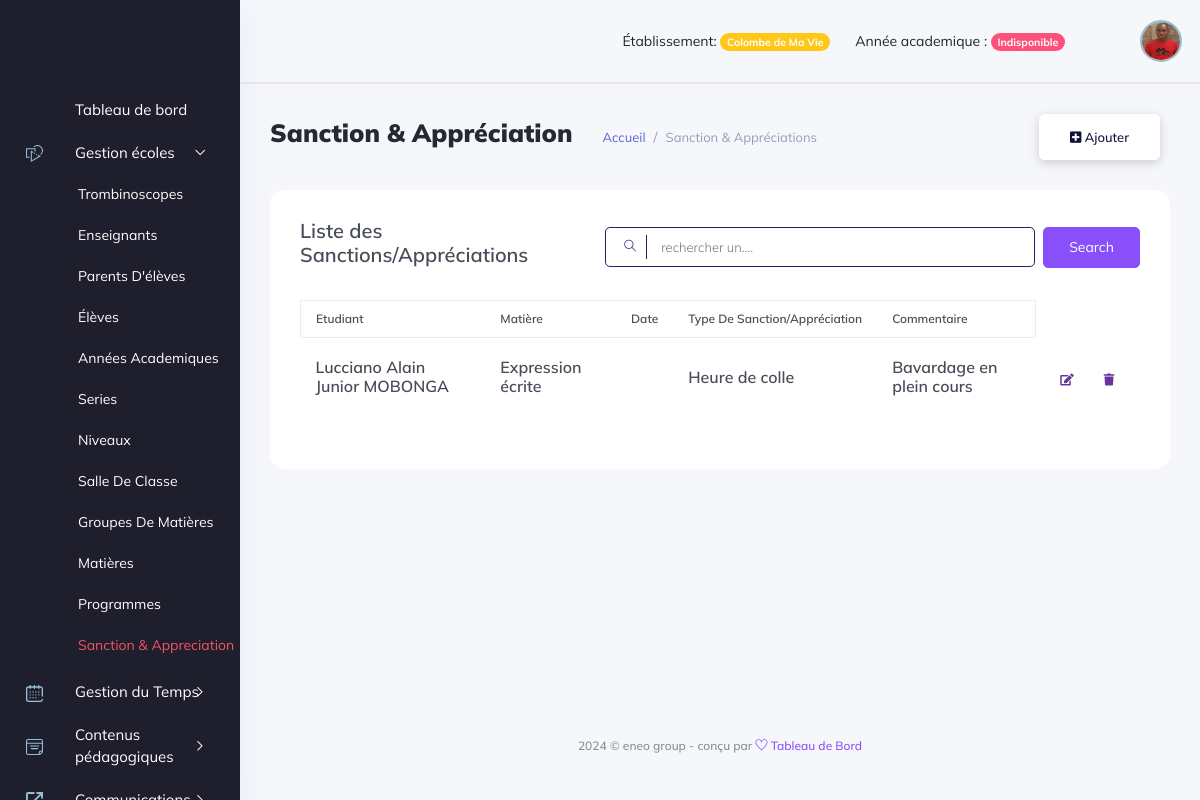
/manager_dashboard/gestion_ecole/sanctions-&-appreciations/ (signed in), run on an earlier commit of the app's database.
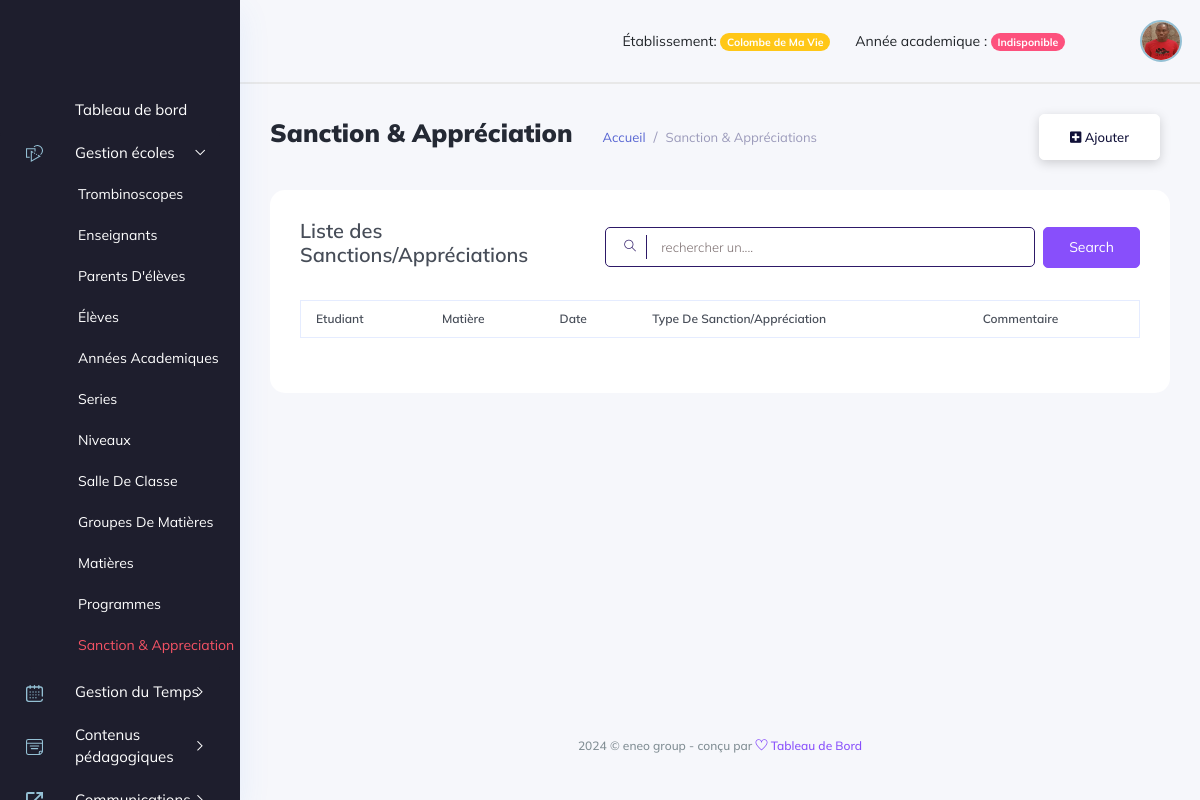
And on a later commit of the database.
### backend/models/gestion_ecole.py (models this page shows, shortened)
class SanctionAppreciation(models.Model):
    comment = models.TextField(blank=True)
    type = models.ForeignKey(SanctionAppreciationType, on_delete=models.SET_NULL, blank=True, null=True)
    subject = models.ForeignKey(Subject, on_delete=models.SET_NULL, blank=True, null=True)
    student = models.ForeignKey(Student, on_delete=models.CASCADE, null=True)
    classroom = models.ForeignKey(ClassRoom, on_delete=models.CASCADE, null=True)
    academic_year = models.ForeignKey(AcademicYear, on_delete=models.CASCADE, null=True)
    created_at = models.DateTimeField(auto_now_add=True)
    updated_at = models.DateTimeField(auto_now=True)

class Student(models.Model):
    registration_number = ShortUUID4Field()
    lastname = models.CharField(max_length=50, null=True, blank=True)
    firstname = models.CharField(max_length=50, null=True, blank=True)
    address = models.CharField(max_length=50, null=True, blank=True)
    tel = models.CharField(max_length=20, blank=True)
    city = models.CharField(max_length=17, choices=cities, blank=True)
    sex = models.CharField(max_length=10, choices=sexes, blank=True)
    email = models.CharField(max_length=120, unique=True, blank=True, null=True)
    bithday = models.DateField(null=True, blank=True)
    nationality = models.CharField(max_length=20, blank=True)
    blood_type = models.CharField(max_length=5, blank=True, null=True, choices=type_blood)
    birthday_place = models.CharField(max_length=100, blank=True, null=True)
    allergy = models.CharField(max_length=255, blank=True, null=True)
    picture = models.ImageField(upload_to="student_images", blank=True, null=True)
    status = models.BooleanField(default=False)
    is_valid = models.BooleanField(default=False)
    created_at = models.DateTimeField(auto_now_add=True, null=True)
    updated_at = models.DateTimeField(auto_now=True, null=True)
    def fullname(self):
        return f"{self.firstname} {self.lastname}"

class Subject(models.Model):
    label = models.CharField(max_length=50)
    teacher_in_charge = models.ForeignKey(Teacher, on_delete=models.SET_NULL, null=True, blank=True)
    level = models.ForeignKey(Level, on_delete=models.CASCADE)
    type = models.CharField(max_length=12, choices=types)
    subject_group = models.ForeignKey(GroupSubject, on_delete=models.SET_NULL, null=True, blank=True)
    possible_evaluation = models.BooleanField(default=True)
    possible_averaging = models.BooleanField(default=True)
    coefficient = models.IntegerField(default=1)
    created_at = models.DateTimeField(auto_now_add=True)
    updated_at = models.DateTimeField(auto_now=True)

class SanctionAppreciationType(models.Model):
    title = models.CharField(max_length=50)
    school = models.ForeignKey(Etablishment, on_delete=models.CASCADE)
    description = models.TextField(blank=True)
    created_at = models.DateTimeField(auto_now_add=True)
    updated_at = models.DateTimeField(auto_now=True)

### manager_dashboard/views/gestion_universite_view.py (the view, shortened to what this page needs)
class SanctionAppreciationView(View):
    template = "manager_dashboard/gestion_ecole/sanctions.html"
    def dispatch(self,request, *args, **kwargs):
        if not request.user.is_authenticated:
            return redirect('backend:login')
        if request.user.is_manager or request.user.is_admin_school:
            return super().dispatch(request, *args, **kwargs)
        return redirect('backend:logout')
    def get(self, request, *args, **kwargs):
        sanctions = SanctionAppreciation.objects.filter(academic_year__school=request.user.school, academic_year__status=True)
        context = {'sanctions':sanctions}
        return render(request, template_name=self.template, context=context)

### manager_dashboard/templates/manager_dashboard/gestion_ecole/sanctions.html (shortened to what the changed rows need)
{% extends '../base.html' %}
{% load static %}
{% block content %}
<div class="main_content_iner overly_inner ">
    <div class="container-fluid p-0 ">
        <div class="row">
            <div class="col-lg-12">
                <div class="white_card card_height_100 mb_30 pt-4">
                    <div class="white_card_body">
                        <div class="QA_section">
                            <div class="QA_table mb_30">
                                <table id="dataTable" class="table lms_table_active ">
                                    <thead>
                                        <tr>
                                            <th scope="col">Etudiant</th>
                                            <th scope="col">Matière</th>
                                            <th scope="col">Date</th>
                                            <th scope="col">Type de sanction/appréciation</th>
                                            <th scope="col">Commentaire</th>
                                        </tr>
                                    </thead>
                                    <tbody id="elementList">
                                        {% for sanction in sanctions %}
                                            <tr data-id="{{ sanction.id }}">
                                                <td> <h6> {{ sanction.student.fullname }} </h6> </td>
                                                <td> <h6> {{sanction.subject.label }} </h6> </td>
                                                <td> <h6> {{ sanction.sanction_date }} </h6> </td>
                                                <td> <h6> {{ sanction.type.title }} </h6> </td>
                                                <td> <h6> {{ sanction.comment }} </h6> </td>
                                                {% if not user.is_admin %}
                                                <td>
                                                    <div class="action_btns d-flex">
                                                        <a href='{% url "manager_dashboard:edit_sanction" sanction.id %}' class="action_btn mr_10"> <i class="fas fa-edit"></i> </a>
                                                        <a href="#" onclick='deleteSanction({{ sanction.id }})' class="action_btn"> <i class="fas fa-trash"></i> </a>
                                                    </div>
                                                </td>
                                                {% endif %}
                                            </tr>
                                        {% endfor %}
                                    </tbody>
                                </table>
                            </div>
                        </div>
                    </div>
                </div>
            </div>
        </div>
    </div>
</div>
{% endblock content %}

What changed in the data, as far as the page shows it:
removed SanctionAppreciation: student.fullname "Lucciano Alain Junior MOBONGA", subject.label "Expression écrite", type "Heure de colle", comment "Bavardage en plein cours"
